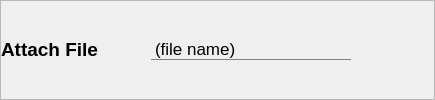
                      <widget class="QFrame" name="attachFile">
                       <property name="frameShape">
                        <enum>QFrame::Shape::StyledPanel</enum>
                       </property>
                       <property name="frameShadow">
                        <enum>QFrame::Shadow::Raised</enum>
                       </property>
                       <layout class="QHBoxLayout" name="horizontalLayout_8">
                        <property name="spacing">
                         <number>0</number>
                        </property>
                        <property name="leftMargin">
                         <number>0</number>
                        </property>
                        <property name="topMargin">
                         <number>0</number>
                        </property>
                        <property name="rightMargin">
                         <number>0</number>
                        </property>
                        <property name="bottomMargin">
                         <number>0</number>
                        </property>
                        <item>
                         <widget class="QLabel" name="attachFileLabel">
                          <property name="sizePolicy">
                           <sizepolicy hsizetype="Preferred" vsizetype="Fixed">
                            <horstretch>0</horstretch>
                            <verstretch>0</verstretch>
                           </sizepolicy>
                          </property>
                          <property name="minimumSize">
                           <size>
                            <width>150</width>
                            <height>0</height>
                           </size>
                          </property>
                          <property name="maximumSize">
                           <size>
                            <width>150</width>
                            <height>16777215</height>
                           </size>
                          </property>
                          <property name="font">
                           <font>
                            <pointsize>14</pointsize>
                            <fontweight>DemiBold</fontweight>
                           </font>
                          </property>
                          <property name="styleSheet">
                           <string notr="true">font-weight: 600;

</string>
                          </property>
                          <property name="text">
                           <string>Attach File</string>
                          </property>
                         </widget>
                        </item>
                        <item>
                         <widget class="QLabel" name="attachFileInput">
                          <property name="sizePolicy">
                           <sizepolicy hsizetype="Fixed" vsizetype="Fixed">
                            <horstretch>0</horstretch>
                            <verstretch>0</verstretch>
                           </sizepolicy>
                          </property>
                          <property name="minimumSize">
                           <size>
                            <width>200</width>
                            <height>0</height>
                           </size>
                          </property>
                          <property name="maximumSize">
                           <size>
                            <width>200</width>
                            <height>16777215</height>
                           </size>
                          </property>
                          <property name="font">
                           <font>
                            <pointsize>13</pointsize>
                            <underline>false</underline>
                            <strikeout>false</strikeout>
                           </font>
                          </property>
                          <property name="styleSheet">
                           <string notr="true">text-decoration: none;
border: none;
border-bottom: 1px solid gray;</string>
                          </property>
                          <property name="text">
                           <string>(file name)</string>
                          </property>
                         </widget>
                        </item>
                        <item>
                         <widget class="QPushButton" name="attachFileBtn">
                          <property name="sizePolicy">
                           <sizepolicy hsizetype="Fixed" vsizetype="Fixed">
                            <horstretch>0</horstretch>
                            <verstretch>0</verstretch>
                           </sizepolicy>
                          </property>
                          <property name="font">
                           <font>
                            <pointsize>12</pointsize>
                           </font>
                          </property>
                          <property name="styleSheet">
                           <string notr="true">border: none;</string>
                          </property>
                          <property name="text">
                           <string/>
                          </property>
                          <property name="icon">
                           <iconset>
                            <normaloff>:/icon/paperclip(black).svg</normaloff>:/icon/paperclip(black).svg</iconset>
                          </property>
                         </widget>
                        </item>
                        <item>
                         <spacer name="horizontalSpacer_3">
                          <property name="orientation">
                           <enum>Qt::Orientation::Horizontal</enum>
                          </property>
                          <property name="sizeHint" stdset="0">
                           <size>
                            <width>40</width>
                            <height>20</height>
                           </size>
                          </property>
                         </spacer>
                        </item>
                       </layout>
                      </widget>
